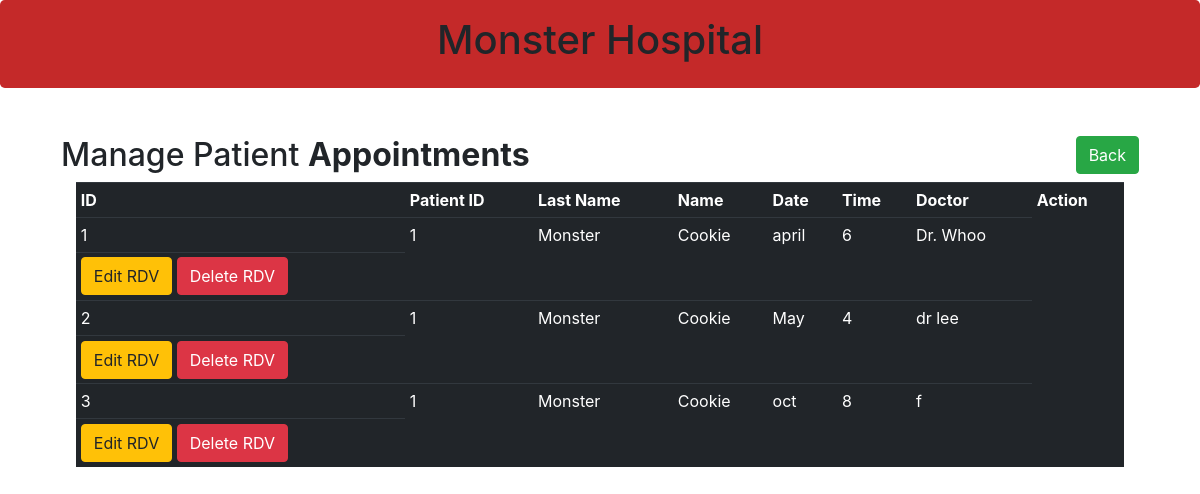
Page /rdvs/1/ on the earlier database version.
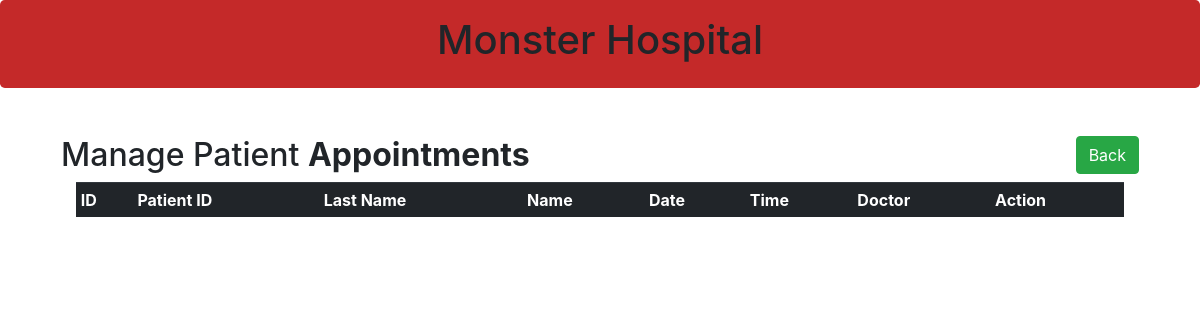
Same page on the later database version.
### app.py (models this page shows, shortened)
class RDV(db.Model):
    id = db.Column(db.Integer, primary_key = True)
    patient_id =  db.Column(db.Integer, db.ForeignKey('patients.id'))
    last_name = db.Column(db.String(100))
    name = db.Column(db.String(100))
    rdv_date =db.Column(db.String(100))
    rdv_time = db.Column(db.Integer)
    doctor = db.Column(db.String(100))

### app.py (the view)
@app.route('/rdvs/<id>/', methods = ['GET'])
def rdvs(id):
        results = RDV.query.filter_by(patient_id=id)
        return render_template('rdvs.html', rdv = results)

### templates/rdvs.html (shortened to what this page needs)
{% extends 'base.html' %}
{% block body %}
<div class="container">
    <div class="row">
        <div class="col md-12">
            <div class="jumbtron p-3">
                <h2>Manage Patient <b>Appointments</b><a href="{{url_for('Index')}}"class="btn btn-success float-right">Back</a></h2>
               <div class="container-fluid">
                <table class="table table-hover table-dark table-sm">
                    <tr>
                        <th>ID</th>
                        <th>Patient ID</th>
                        <th>Last Name</th>
                        <th>Name</th>
                        <th>Date</th>
                        <th>Time</th>
                        <th>Doctor</th>
                        <th>Action</th>
                    </tr>
                    {% for row in rdv %}
                    <tr>
                     <td>{{row.id}}</td>
                     <td>{{row.patient_id}}</td>
                        <td>{{row.last_name}}</td>
                        <td>{{row.name}}</td>
                        <td>{{row.rdv_date}}</td>
                        <td>{{row.rdv_time}}</td>
                        <td>{{row.doctor}}</td>
                    </tr>
                    <tr>
                        <td>
                            <a href="/editRdv/{{row.id}}" class="btn btn-warning btn-xs" data-toggle="modal" data-target="#modaledit{{row.id}}">Edit RDV</a>
                            <a href="/deleteRdv/{{row.id}}" class="btn btn-danger btn-xs" onclick="return confirm('Are you sure you want to delete  ?')">Delete RDV</a>
                        </td>
                    </tr>
               {% endfor%}
                </table>
</div>
                    {% endblock %}

### templates/base.html (shortened to what this page needs)
<!DOCTYPE html>
<html lang="en">
<head>
    <link rel="stylesheet" href="https://maxcdn.bootstrapcdn.com/bootstrap/4.0.0/css/bootstrap.min.css">
</head>
<body>
    {% block body %} {% endblock %}
</body>
</html>

### templates/header.html (shortened to what this page needs)
{% extends 'base.html' %}
{% block body %}
<div style="background: rgb(196, 41, 41) !important" class="jumbotron p-3" >
    <div class="well text-center ">
        <h1>Monster Hospital</h1>
    </div>
  </div>
{% endblock %}

Differences in the rows shown:
no longer on this page (row edited): RDV: id "1", patient_id "1", last_name "Monster", name "Cookie", rdv_date "april", rdv_time "6", doctor "Dr. Whoo"
removed RDV: id "2", patient_id "1", last_name "Monster", name "Cookie", rdv_date "May", rdv_time "4", doctor "dr lee"
removed RDV: id "3", patient_id "1", last_name "Monster", name "Cookie", rdv_date "oct", rdv_time "8", doctor "f"
